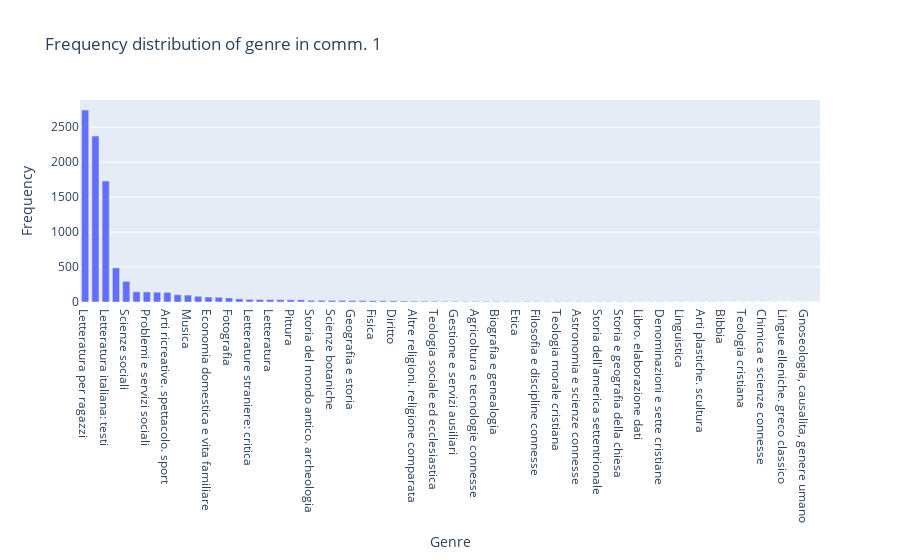

Write notebook code for a chart like this one.
### Code cell
#distribution per frequency
GenreFreq2_1 = pd.DataFrame(columns=['Genre', 'Frequency'])
for count, el in enumerate(cntGenre_lp1.most_common()):
    new_row = {'Genre': el[0], 'Frequency': el[1]}
    GenreFreq2_1 = GenreFreq2_1.append(new_row, ignore_index=True)

fig6 = px.bar(GenreFreq2_1, x="Genre", y="Frequency", title = 'Frequency distribution of genre in comm. 1')
fig6.update_layout(bargap=0.3)
fig6.show()

### Figure 1 — Plotly figure (JSON) as saved in the notebook; plotly's stock layout.template omitted (floating-point values rounded to 4 significant figures)
{"data": [{"alignmentgroup": "True", "hovertemplate": "Genre=%{x}<br>Frequency=%{y}<extra></extra>", "legendgroup": "", "marker": {"color": "#636efa", "pattern": {"shape": ""}}, "name": "", "offsetgroup": "", "orientation": "v", "showlegend": false, "textposition": "auto", "x": ["Letteratura per ragazzi", "Letterature straniere: testi", "Letteratura italiana: testi", "Disegno, arti decorative e minori", "Scienze sociali", "Geografia generale. viaggi", "Problemi e servizi sociali", "Scienza politica", "Arti ricreative. spettacolo. sport", "Storia d'europa", "Musica", "Psicologia", "Economia domestica e vita familiare", "Filosofia occidentale moderna", "Fotografia", "Arti", "Letterature straniere: critica", "Letteratura italiana: critica", "Letteratura", "Educazione", "Pittura", "Economia", "Storia del mondo antico. archeologia", "Scienze mediche. medicina", "Scienze botaniche", "Usi e costumi, etichetta, folclore", "Geografia e storia", "Scienze della vita", "Fisica", "Scienze zoologiche", "Diritto", "Fenomeni e tecniche paranormali", "Altre religioni. religione comparata", "Architettura", "Teologia sociale ed ecclesiastica", "Scienze pure", "Gestione e servizi ausiliari", "Letteratura greca e latina: critica", "Agricoltura e tecnologie connesse", "Filosofia antica, medievale, orientale", "Biografia e genealogia", "Altro", "Etica", "Giornalismo, editoria, giornali", "Filosofia e discipline connesse", "Urbanistica e arte del paesaggio", "Teologia morale cristiana", "Storia d'asia", "Astronomia e scienze connesse", "Scienze della terra", "Storia dell'america settentrionale", "Matematica", "Storia e geografia della chiesa", "Letteratura greca e latina: testi", "Libro. elaborazione dati", "Arti grafiche. stampe", "Denominazioni e sette cristiane", "Lingua italiana, lingue ladine", "Linguistica", "Storia dell'america meridionale", "Arti plastiche. scultura", "Biblioteconomia. documentazione", "Bibbia", "Ingegneria e attivita affini", "Teologia cristiana", "Metafisica", "Chimica e scienze connesse", "Lingua inglese e anglosassone", "Lingue elleniche. greco classico", "Religione", "Gnoseologia, causalita, genere umano", "Logica"], "xaxis": "x", "y": [2746, 2374, 1732, 489, 295, 146, 144, 140, 138, 104, 99, 82, 71, 68, 58, 46, 37, 36, 35, 34, 32, 32, 24, 24, 23, 23, 21, 20, 19, 17, 17, 14, 12, 12, 11, 10, 10, 9, 9, 9, 9, 8, 7, 7, 7, 7, 7, 6, 6, 5, 5, 5, 5, 5, 4, 4, 4, 3, 3, 3, 3, 3, 2, 2, 2, 2, 2, 1, 1, 1, 1, 1], "yaxis": "y", "type": "bar"}], "layout": {"xaxis": {"anchor": "y", "domain": [0.0, 1.0], "title": {"text": "Genre"}}, "yaxis": {"anchor": "x", "domain": [0.0, 1.0], "title": {"text": "Frequency"}}, "legend": {"tracegroupgap": 0}, "title": {"text": "Frequency distribution of genre in comm. 1"}, "barmode": "relative", "bargap": 0.3}}
